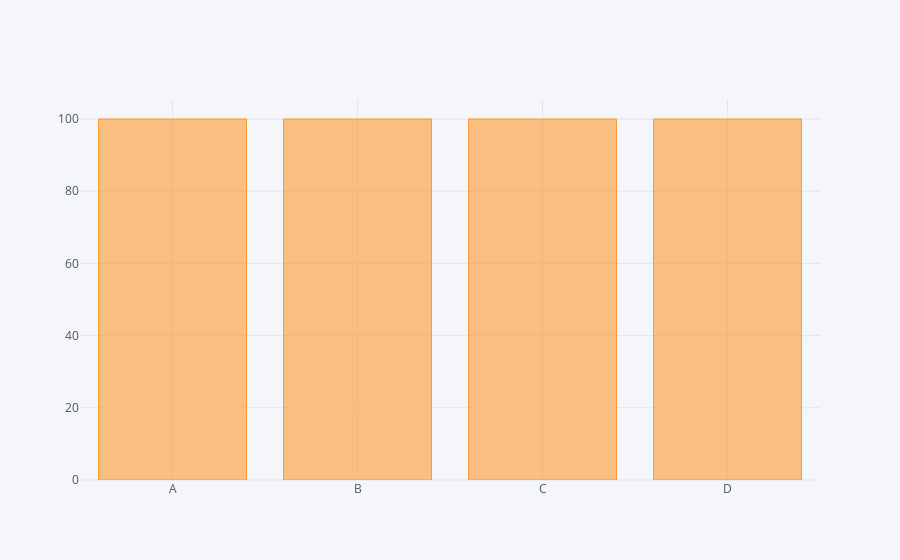

Here is the notebook cell this chart was saved with:
### Code cell
df.count().iplot(kind="bar")

### Figure 1 — Plotly figure (JSON) as saved in the notebook; plotly's stock layout.template omitted (floating-point values rounded to 4 significant figures)
{"data": [{"marker": {"color": "rgba(255, 153, 51, 0.6)", "line": {"color": "rgba(255, 153, 51, 1.0)", "width": 1}}, "name": "None", "orientation": "v", "text": "", "type": "bar", "uid": "2fed9eaf-16e5-4f5f-a106-352a2a44a53c", "x": ["A", "B", "C", "D"], "y": [100, 100, 100, 100]}], "layout": {"legend": {"bgcolor": "#F5F6F9", "font": {"color": "#4D5663"}}, "paper_bgcolor": "#F5F6F9", "plot_bgcolor": "#F5F6F9", "title": {"font": {"color": "#4D5663"}}, "xaxis": {"gridcolor": "#E1E5ED", "showgrid": true, "tickfont": {"color": "#4D5663"}, "title": {"font": {"color": "#4D5663"}, "text": ""}, "zerolinecolor": "#E1E5ED"}, "yaxis": {"gridcolor": "#E1E5ED", "showgrid": true, "tickfont": {"color": "#4D5663"}, "title": {"font": {"color": "#4D5663"}, "text": ""}, "zerolinecolor": "#E1E5ED"}}}
